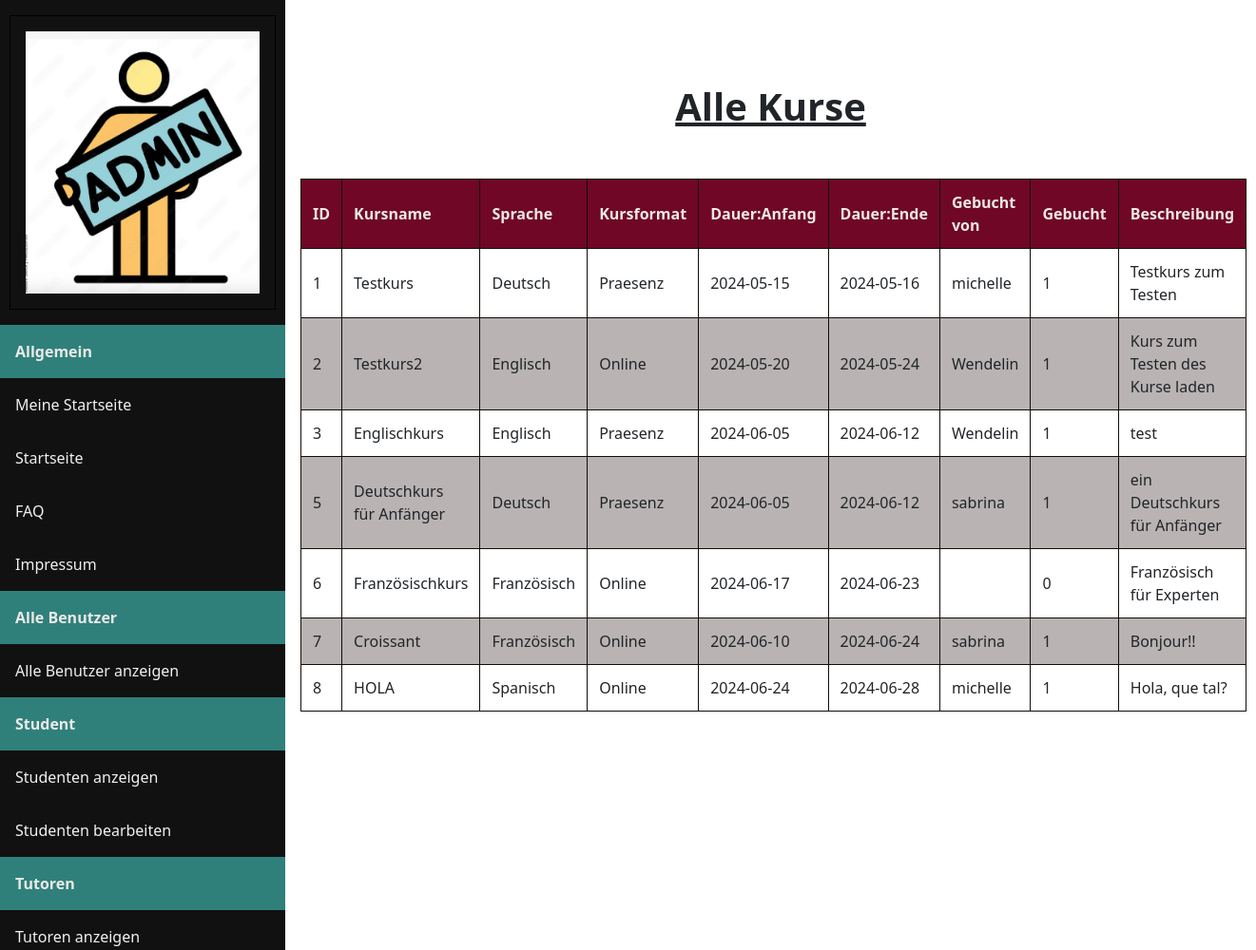
Page /admin/showcourse.php?editerror on the committed database.
### tables this page shows
CREATE TABLE `kurse` (
                         `Kursname` text NOT NULL,
                         `Anbieter_Email` text NOT NULL,
                         `Anbieter` text NOT NULL,
                         `Sprache` text NOT NULL,
                         `Beschreibung` text NOT NULL,
                         `Kursformat` enum('Online','Praesenz') NOT NULL,
                         `Zielgruppe` enum('Anfaenger','Fortgeschritten','Experte') NOT NULL,
                         `Kursdauer_Anfang` date NOT NULL,
                         `Kursdauer_Ende` date NOT NULL,
                         `Preis` int(11) NOT NULL,
                         `Gebucht` tinyint(1) NOT NULL,
                         `Gebucht_von` text NOT NULL,
                         `KursID` int(11) NOT NULL
);

### backend/db_connect.php (called while the page is built, shortened)
<?php
$db = null;
function getDBConnection(){
    global $db;
    if ($db != null) {
        return $db;
    }
    $servername  = "localhost";
    $dbusername  = "root";
    $dbpassword  = "";
    $dbname      = "languageconnect";
    $db = new mysqli($servername, $dbusername, $dbpassword, $dbname);
    return $db;
}

### admin/showcourse.php (the view, shortened to what this page needs)
<?php
include_once '../backend/db_connect.php';
include_once 'adminnav.php';
$sql = "SELECT * FROM kurse";
$resultData = getDBConnection()->query($sql);
?>
<!DOCTYPE html>
<html lang="de">
<head>
    <link href="https://cdn.jsdelivr.net/npm/bootstrap@5.2.2/dist/css/bootstrap.min.css" rel="stylesheet">
    <link rel="stylesheet" href="admin.css">
</head>
<body>
     <div class="content">
        <br><br><h1><b><u>Alle Kurse</u></b></h1><br>
        <table>
            <thead>
                <tr>
                    <th>ID</th>
                    <th>Kursname</th>
                    <th>Sprache</th>
                    <th>Kursformat</th>
                    <th>Dauer:Anfang</th>
                    <th>Dauer:Ende</th>
                    <th>Gebucht von</th>
                    <th>Gebucht</th>
                    <th>Beschreibung</th>
                </tr>
            </thead>
            <tbody>
                <?php
                if ($resultData->num_rows > 0) {
                    while ($row = $resultData->fetch_assoc()) {
                    echo "<tr>";
                        echo "<td>" . $row['KursID'] . "</td>";
                        echo "<td>" . $row['Kursname'] . "</td>";
                        echo "<td>" . $row['Sprache'] . "</td>";
                        echo "<td>" . $row['Kursformat'] . "</td>";
                        echo "<td>" . $row['Kursdauer_Anfang'] . "</td>";
                        echo "<td>" . $row['Kursdauer_Ende'] . "</td>";
                        echo "<td>" . $row['Gebucht_von'] . "</td>";
                        echo "<td>" . $row['Gebucht'] . "</td>";
                        echo "<td>" . $row['Beschreibung'] . "</td>";
                    echo "</tr>";
                    }
                }else{
                    echo "<tr><td colspan='8'>Keine Kurse gefunden</td></tr>";
                  }
                ?>
            </tbody>
        </table>
     </div>
</body>
</html>

### admin/admin.css (style rules this page uses)
.content { margin-left: 300px; padding: 40px 16px; height: 1000px; }
table { width: 100%; max-width: 300%; border-collapse: collapse; margin-top: 20px; overflow-x: auto; }
table, th, td { border: 1px solid #110c07; }
th, td { padding: 12px; text-align: left; }
th { background-color: #940832; color: white; }
tr:nth-child(even) { background-color: rgb(185, 179, 179); }
h1 { text-align: center; }

### admin/showcourse.php (style rules this page uses)
th { background-color: #700727; color: #ece9e6; }

### rows in the picture
kurse: KursID "1", Kursname "Testkurs", Sprache "Deutsch", Kursformat "Praesenz", Kursdauer_Anfang "2024-05-15", Kursdauer_Ende "2024-05-16", Gebucht_von "michelle", Gebucht "1", Beschreibung "Testkurs zum Testen"
kurse: KursID "2", Kursname "Testkurs2", Sprache "Englisch", Kursformat "Online", Kursdauer_Anfang "2024-05-20", Kursdauer_Ende "2024-05-24", Gebucht_von "Wendelin", Gebucht "1", Beschreibung "Kurs zum Testen des Kurse laden"
kurse: KursID "3", Kursname "Englischkurs", Sprache "Englisch", Kursformat "Praesenz", Kursdauer_Anfang "2024-06-05", Kursdauer_Ende "2024-06-12", Gebucht_von "Wendelin", Gebucht "1", Beschreibung "test"
kurse: KursID "5", Kursname "Deutschkurs für Anfänger", Sprache "Deutsch", Kursformat "Praesenz", Kursdauer_Anfang "2024-06-05", Kursdauer_Ende "2024-06-12", Gebucht_von "sabrina", Gebucht "1", Beschreibung "ein Deutschkurs für Anfänger"
kurse: KursID "6", Kursname "Französischkurs", Sprache "Französisch", Kursformat "Online", Kursdauer_Anfang "2024-06-17", Kursdauer_Ende "2024-06-23", Gebucht "0", Beschreibung "Französisch für Experten"
kurse: KursID "7", Kursname "Croissant", Sprache "Französisch", Kursformat "Online", Kursdauer_Anfang "2024-06-10", Kursdauer_Ende "2024-06-24", Gebucht_von "sabrina", Gebucht "1", Beschreibung "Bonjour!!"
kurse: KursID "8", Kursname "HOLA", Sprache "Spanisch", Kursformat "Online", Kursdauer_Anfang "2024-06-24", Kursdauer_Ende "2024-06-28", Gebucht_von "michelle", Gebucht "1", Beschreibung "Hola, que tal?"
